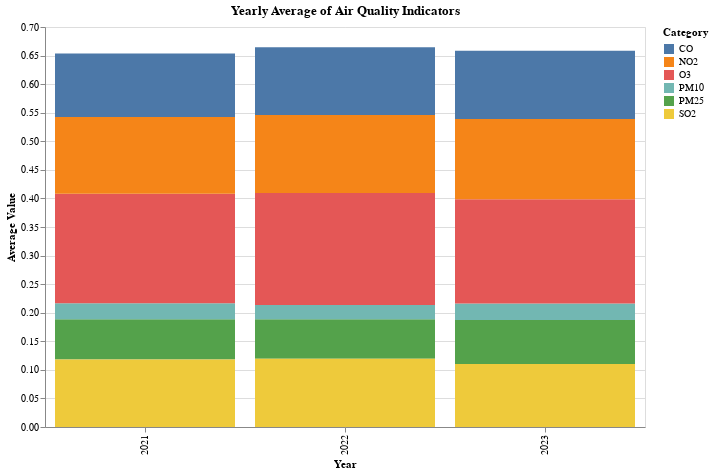

This figure's notebook cell:
### Code cell
import pandas as pd
import numpy as np
import altair as alt

df['MSR_DT'] = pd.to_datetime(df['MSR_DT'], format='%Y%m%d%H', errors='coerce')
df['Year'] = df['MSR_DT'].dt.year
df['Month'] = df['MSR_DT'].dt.month
df['Hour'] = df['MSR_DT'].dt.hour

yearly_avg = df.groupby('Year')[['PM25', 'PM10', 'O3', 'CO', 'SO2', 'NO2']].mean().reset_index()



# 데이터 변환 (melt)
source = yearly_avg.melt(id_vars=['Year'], 
                          value_vars=['PM25', 'PM10', 'O3', 'CO', 'SO2', 'NO2'],
                          var_name='category', 
                          value_name='value')

# Altair 그래프 생성
base = alt.Chart(source).mark_bar().encode(
    alt.X('Year:O', title='Year'),
    alt.Y('value:Q', title='Average Value'),
    alt.Color('category:N', title='Category')
).properties(
    width=600,
    height=400,
    title='Yearly Average of Air Quality Indicators'
)

chart = base

chart

### Figure 1 — Vega-Lite specification as saved in the notebook (floating-point values rounded to 4 significant figures)
{"config": {"view": {"continuousWidth": 300, "continuousHeight": 300}}, "data": {"name": "data-f3dcbf69b5dc4f845e52438a56ad71c3"}, "mark": {"type": "bar"}, "encoding": {"color": {"field": "category", "title": "Category", "type": "nominal"}, "x": {"field": "Year", "title": "Year", "type": "ordinal"}, "y": {"field": "value", "title": "Average Value", "type": "quantitative"}}, "height": 400, "title": "Yearly Average of Air Quality Indicators", "width": 600, "$schema": "https://vega.github.io/schema/vega-lite/v5.17.0.json", "datasets": {"data-f3dcbf69b5dc4f845e52438a56ad71c3": [{"Year": 2021, "category": "PM25", "value": 0.07019}, {"Year": 2022, "category": "PM25", "value": 0.06928}, {"Year": 2023, "category": "PM25", "value": 0.07703}, {"Year": 2021, "category": "PM10", "value": 0.02802}, {"Year": 2022, "category": "PM10", "value": 0.02511}, {"Year": 2023, "category": "PM10", "value": 0.02864}, {"Year": 2021, "category": "O3", "value": 0.192}, {"Year": 2022, "category": "O3", "value": 0.1957}, {"Year": 2023, "category": "O3", "value": 0.1825}, {"Year": 2021, "category": "CO", "value": 0.1112}, {"Year": 2022, "category": "CO", "value": 0.1185}, {"Year": 2023, "category": "CO", "value": 0.1194}, {"Year": 2021, "category": "SO2", "value": 0.1182}, {"Year": 2022, "category": "SO2", "value": 0.1192}, {"Year": 2023, "category": "SO2", "value": 0.1103}, {"Year": 2021, "category": "NO2", "value": 0.1343}, {"Year": 2022, "category": "NO2", "value": 0.1366}, {"Year": 2023, "category": "NO2", "value": 0.1405}]}}
